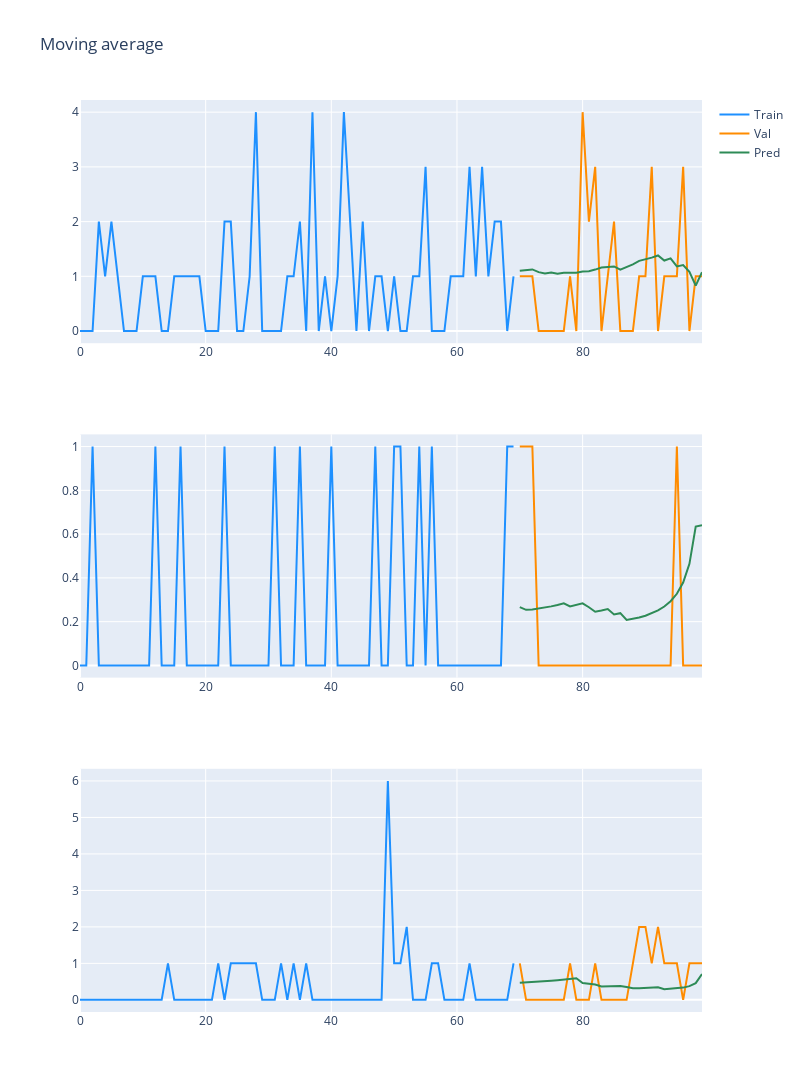

This figure's notebook cell:
### Code cell
pred_1 = predictions[0]
pred_2 = predictions[1]
pred_3 = predictions[2]

fig = make_subplots(rows=3, cols=1)

fig.add_trace(
    go.Scatter(x=np.arange(70), mode='lines', y=train_dataset.loc[0].values, marker=dict(color="dodgerblue"),
               name="Train"),
    row=1, col=1
)

fig.add_trace(
    go.Scatter(x=np.arange(70, 100), y=val_dataset.loc[0].values, mode='lines', marker=dict(color="darkorange"),
               name="Val"),
    row=1, col=1
)

fig.add_trace(
    go.Scatter(x=np.arange(70, 100), y=pred_1, mode='lines', marker=dict(color="seagreen"),
               name="Pred"),
    row=1, col=1
)

fig.add_trace(
    go.Scatter(x=np.arange(70), mode='lines', y=train_dataset.loc[1].values, marker=dict(color="dodgerblue"), showlegend=False),
    row=2, col=1
)

fig.add_trace(
    go.Scatter(x=np.arange(70, 100), y=val_dataset.loc[1].values, mode='lines', marker=dict(color="darkorange"), showlegend=False),
    row=2, col=1
)

fig.add_trace(
    go.Scatter(x=np.arange(70, 100), y=pred_2, mode='lines', marker=dict(color="seagreen"), showlegend=False,
               name="Denoised signal"),
    row=2, col=1
)

fig.add_trace(
    go.Scatter(x=np.arange(70), mode='lines', y=train_dataset.loc[2].values, marker=dict(color="dodgerblue"), showlegend=False),
    row=3, col=1
)

fig.add_trace(
    go.Scatter(x=np.arange(70, 100), y=val_dataset.loc[2].values, mode='lines', marker=dict(color="darkorange"), showlegend=False),
    row=3, col=1
)

fig.add_trace(
    go.Scatter(x=np.arange(70, 100), y=pred_3, mode='lines', marker=dict(color="seagreen"), showlegend=False,
               name="Denoised signal"),
    row=3, col=1
)

fig.update_layout(height=1200, width=800, title_text="Moving average")
fig.show()
0

### Figure 1 — Plotly figure (JSON) as saved in the notebook; plotly's stock layout.template omitted (floating-point values rounded to 4 significant figures)
{"data": [{"marker": {"color": "dodgerblue"}, "mode": "lines", "name": "Train", "type": "scatter", "x": [0, 1, 2, 3, 4, 5, 6, 7, 8, 9, 10, 11, 12, 13, 14, 15, 16, 17, 18, 19, 20, 21, 22, 23, 24, 25, 26, 27, 28, 29, 30, 31, 32, 33, 34, 35, 36, 37, 38, 39, 40, 41, 42, 43, 44, 45, 46, 47, 48, 49, 50, 51, 52, 53, 54, 55, 56, 57, 58, 59, 60, 61, 62, 63, 64, 65, 66, 67, 68, 69], "xaxis": "x", "y": [0, 0, 0, 2, 1, 2, 1, 0, 0, 0, 1, 1, 1, 0, 0, 1, 1, 1, 1, 1, 0, 0, 0, 2, 2, 0, 0, 1, 4, 0, 0, 0, 0, 1, 1, 2, 0, 4, 0, 1, 0, 1, 4, 2, 0, 2, 0, 1, 1, 0, 1, 0, 0, 1, 1, 3, 0, 0, 0, 1, 1, 1, 3, 1, 3, 1, 2, 2, 0, 1], "yaxis": "y"}, {"marker": {"color": "darkorange"}, "mode": "lines", "name": "Val", "type": "scatter", "x": [70, 71, 72, 73, 74, 75, 76, 77, 78, 79, 80, 81, 82, 83, 84, 85, 86, 87, 88, 89, 90, 91, 92, 93, 94, 95, 96, 97, 98, 99], "xaxis": "x", "y": [1, 1, 1, 0, 0, 0, 0, 0, 1, 0, 4, 2, 3, 0, 1, 2, 0, 0, 0, 1, 1, 3, 0, 1, 1, 1, 3, 0, 1, 1], "yaxis": "y"}, {"marker": {"color": "seagreen"}, "mode": "lines", "name": "Pred", "type": "scatter", "x": [70, 71, 72, 73, 74, 75, 76, 77, 78, 79, 80, 81, 82, 83, 84, 85, 86, 87, 88, 89, 90, 91, 92, 93, 94, 95, 96, 97, 98, 99], "xaxis": "x", "y": [1.1, 1.119, 1.126, 1.076, 1.053, 1.067, 1.045, 1.064, 1.063, 1.063, 1.089, 1.092, 1.123, 1.159, 1.169, 1.18, 1.121, 1.166, 1.219, 1.282, 1.309, 1.342, 1.381, 1.288, 1.327, 1.181, 1.206, 1.082, 0.8302, 1.075], "yaxis": "y"}, {"marker": {"color": "dodgerblue"}, "mode": "lines", "showlegend": false, "type": "scatter", "x": [0, 1, 2, 3, 4, 5, 6, 7, 8, 9, 10, 11, 12, 13, 14, 15, 16, 17, 18, 19, 20, 21, 22, 23, 24, 25, 26, 27, 28, 29, 30, 31, 32, 33, 34, 35, 36, 37, 38, 39, 40, 41, 42, 43, 44, 45, 46, 47, 48, 49, 50, 51, 52, 53, 54, 55, 56, 57, 58, 59, 60, 61, 62, 63, 64, 65, 66, 67, 68, 69], "xaxis": "x2", "y": [0, 0, 1, 0, 0, 0, 0, 0, 0, 0, 0, 0, 1, 0, 0, 0, 1, 0, 0, 0, 0, 0, 0, 1, 0, 0, 0, 0, 0, 0, 0, 1, 0, 0, 0, 1, 0, 0, 0, 0, 1, 0, 0, 0, 0, 0, 0, 1, 0, 0, 1, 1, 0, 0, 1, 0, 1, 0, 0, 0, 0, 0, 0, 0, 0, 0, 0, 0, 1, 1], "yaxis": "y2"}, {"marker": {"color": "darkorange"}, "mode": "lines", "showlegend": false, "type": "scatter", "x": [70, 71, 72, 73, 74, 75, 76, 77, 78, 79, 80, 81, 82, 83, 84, 85, 86, 87, 88, 89, 90, 91, 92, 93, 94, 95, 96, 97, 98, 99], "xaxis": "x2", "y": [1, 1, 1, 0, 0, 0, 0, 0, 0, 0, 0, 0, 0, 0, 0, 0, 0, 0, 0, 0, 0, 0, 0, 0, 0, 1, 0, 0, 0, 0], "yaxis": "y2"}, {"marker": {"color": "seagreen"}, "mode": "lines", "name": "Denoised signal", "showlegend": false, "type": "scatter", "x": [70, 71, 72, 73, 74, 75, 76, 77, 78, 79, 80, 81, 82, 83, 84, 85, 86, 87, 88, 89, 90, 91, 92, 93, 94, 95, 96, 97, 98, 99], "xaxis": "x2", "y": [0.2667, 0.254, 0.2552, 0.2589, 0.264, 0.2699, 0.2766, 0.284, 0.2694, 0.2761, 0.2837, 0.2661, 0.2455, 0.2511, 0.2579, 0.2326, 0.2388, 0.2078, 0.2127, 0.2191, 0.2273, 0.2377, 0.2512, 0.2691, 0.2932, 0.3274, 0.3788, 0.4643, 0.6346, 0.6409], "yaxis": "y2"}, {"marker": {"color": "dodgerblue"}, "mode": "lines", "showlegend": false, "type": "scatter", "x": [0, 1, 2, 3, 4, 5, 6, 7, 8, 9, 10, 11, 12, 13, 14, 15, 16, 17, 18, 19, 20, 21, 22, 23, 24, 25, 26, 27, 28, 29, 30, 31, 32, 33, 34, 35, 36, 37, 38, 39, 40, 41, 42, 43, 44, 45, 46, 47, 48, 49, 50, 51, 52, 53, 54, 55, 56, 57, 58, 59, 60, 61, 62, 63, 64, 65, 66, 67, 68, 69], "xaxis": "x3", "y": [0, 0, 0, 0, 0, 0, 0, 0, 0, 0, 0, 0, 0, 0, 1, 0, 0, 0, 0, 0, 0, 0, 1, 0, 1, 1, 1, 1, 1, 0, 0, 0, 1, 0, 1, 0, 1, 0, 0, 0, 0, 0, 0, 0, 0, 0, 0, 0, 0, 6, 1, 1, 2, 0, 0, 0, 1, 1, 0, 0, 0, 0, 1, 0, 0, 0, 0, 0, 0, 1], "yaxis": "y3"}, {"marker": {"color": "darkorange"}, "mode": "lines", "showlegend": false, "type": "scatter", "x": [70, 71, 72, 73, 74, 75, 76, 77, 78, 79, 80, 81, 82, 83, 84, 85, 86, 87, 88, 89, 90, 91, 92, 93, 94, 95, 96, 97, 98, 99], "xaxis": "x3", "y": [1, 0, 0, 0, 0, 0, 0, 0, 1, 0, 0, 0, 1, 0, 0, 0, 0, 0, 1, 2, 2, 1, 2, 1, 1, 1, 0, 1, 1, 1], "yaxis": "y3"}, {"marker": {"color": "seagreen"}, "mode": "lines", "name": "Denoised signal", "showlegend": false, "type": "scatter", "x": [70, 71, 72, 73, 74, 75, 76, 77, 78, 79, 80, 81, 82, 83, 84, 85, 86, 87, 88, 89, 90, 91, 92, 93, 94, 95, 96, 97, 98, 99], "xaxis": "x3", "y": [0.4667, 0.4747, 0.4853, 0.497, 0.5097, 0.5233, 0.5381, 0.554, 0.5712, 0.59, 0.4605, 0.442, 0.4214, 0.369, 0.3715, 0.3758, 0.3819, 0.3516, 0.3162, 0.3199, 0.3255, 0.3336, 0.345, 0.2893, 0.2982, 0.3122, 0.3351, 0.3752, 0.4577, 0.7085], "yaxis": "y3"}], "layout": {"height": 1200, "title": {"text": "Moving average"}, "width": 800, "xaxis": {"anchor": "y", "domain": [0, 1]}, "xaxis2": {"anchor": "y2", "domain": [0, 1]}, "xaxis3": {"anchor": "y3", "domain": [0, 1]}, "yaxis": {"anchor": "x", "domain": [0.7333, 1]}, "yaxis2": {"anchor": "x2", "domain": [0.3667, 0.6333]}, "yaxis3": {"anchor": "x3", "domain": [0, 0.2667]}}}
